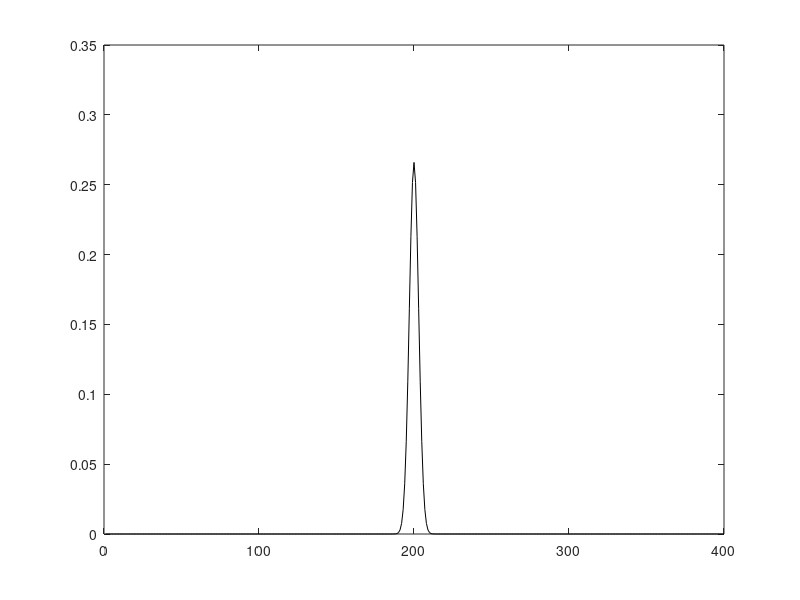

The MATLAB script that drew this image: (Note: this script raises an error after producing the figure.)
% set up filter
nw = 400;
wts = 2*normpdf(1:nw,nw/2,3)';
fnlin = @nlfuns.exp;
tt = 1:nw;
clf;
plot(tt,wts,'k');
errfun = @(w)(norm(w-wts).^2);  % error function handle

% Make stimuli & simulate response
nstim = 14000;
stim = 1*(randn(nstim,nw));
xproj = stim*wts;
pp = fnlin(xproj);
y = poissrnd(pp);
fprintf('mean rate = %.1f (%d spikes)\n', sum(y)/nstim, sum(y));

% Compute linear regression solution
wls = stim\y;
wls = wls/norm(wls)*norm(wts); % normalize so vector norm is correct
figure(1); clf
plot(tt,wts,'k',tt,wls);

%% Find ML estimate using fminunc compare to glmfit

lfunc = @(w)(glms.neglog.poisson(w,stim,y,fnlin)); % neglogli function handle

opts = optimoptions(@fminunc,'Algorithm','trust-region',...
    'GradObj','on','Hessian','on');

tic;
[wml,nlogli] = fminunc(lfunc,wls,opts);
toc;




plot(tt,wts,'k',tt,[wls,wml]);
legend({'true', 'wls', 'wml'})

%% 
% TODO: something is wrong with AR1 prior
prspec = gpriors.getPriorStruct('smooth');

prior_inds = {1:nw};
prior_grp  = 1;
hyperParameters = [1e2];
Cinv = glms.buildPriorCovariance(prspec, prior_inds, prior_grp, hyperParameters);

pfun=getPosteriorFunctionHandle('poisson');
lfun=@(w) pfun(w, stim, y, Cinv, 1:numel(y));

a=lfun(wmap);
wmap1=fminunc(lfun, wml, opts);
plot(1:nw, [wts wls wml wmap]);
legend({'true','wls', 'ml', 'map1'})   

lambda = 200;
lambdaVect = lambda*[0;ones(numel(wml)-1,1)];
gOptions.maxIter = 2000;
gOptions.verbose = 1; % Set to 0 to turn off output
wmap2=L1General2_PSSas(lfun, wmap1, lambdaVect, gOptions);


plot(1:nw, [wts wml wmap1 wmap2]);
legend({'true','ml', 'map1', 'map2'})   

errfun(wmap1)
errfun(wmap2)
